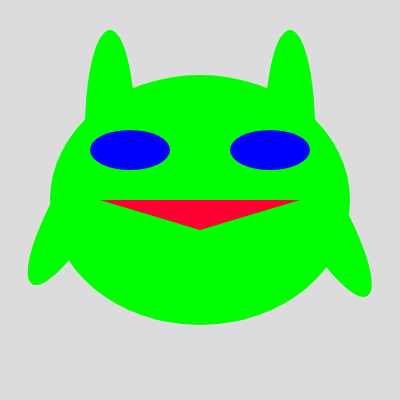
Frame 1 (no input)
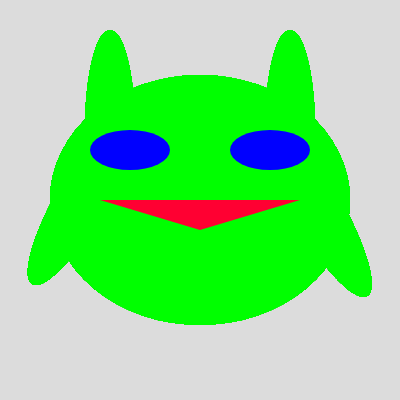
Frame 60 (no input)
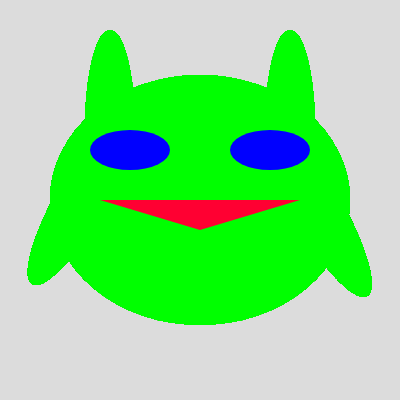
Frame 120 (the mouse pressed at the canvas centre since frame 60)

The p5.js sketch that drew these frames (run headless with seeded random() and noise() and a simulated clock; from frame 60 on, the mouse is pressed at the canvas centre):

// p5.js sketch
// ── sketch.js
function setup() {
  createCanvas(400, 400);
  background(220);
  noStroke();
  angleMode(DEGREES);
}

function draw() {
  //Alien head + Arms
  fill(0,255,0);
  ellipse(width/2,height/2,300,250);
  ellipse((width/2)+90,(height/2)-70,50,200);
  ellipse((width/2)-90,(height/2)-70,50,200);
  push();
  rotate(30);
  ellipse((width/2)-30,(height/2)-70,50,200); 
  rotate(300);
  ellipse((width/2)-30,(height/2)+140,50,200); 
  pop();
  //Alien face
  fill(0,0,255);
  ellipse(130,150,80,40);
  ellipse(270,150,80,40);
  fill(255,0,50);
  triangle(100,200,200,230,300,200);
}
